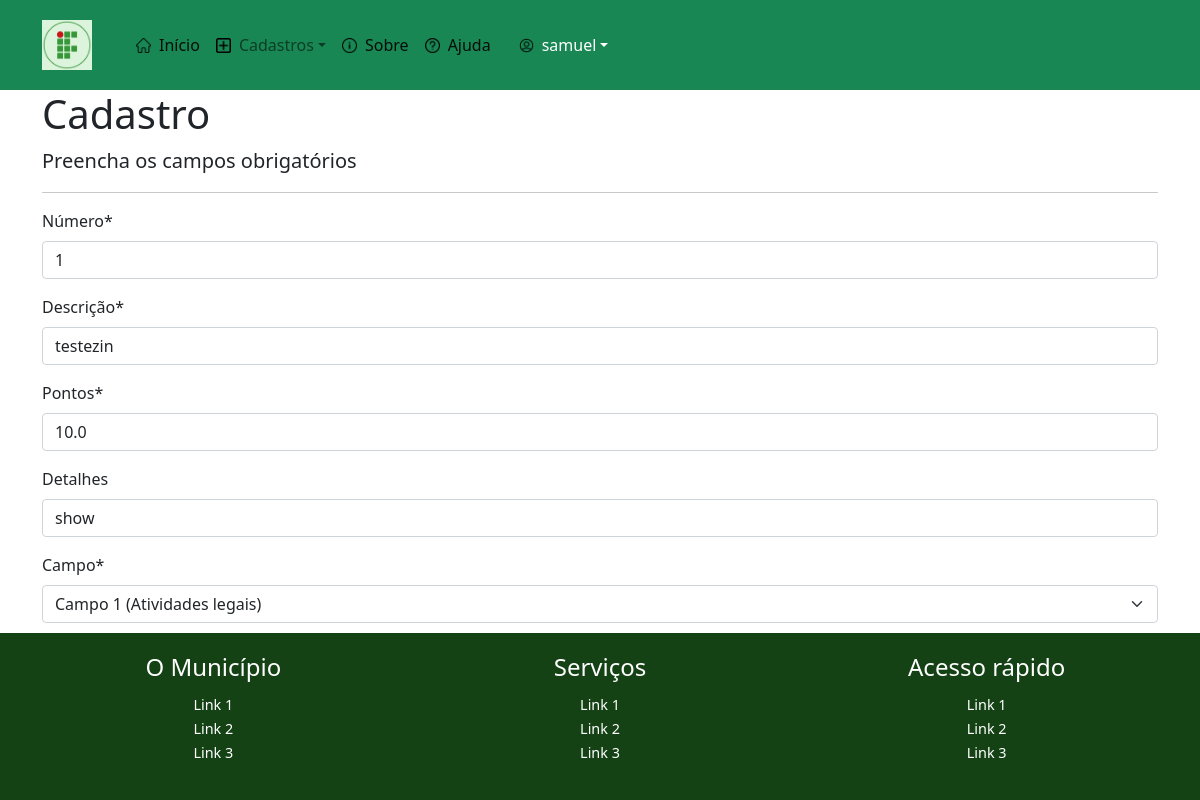
Screenshot of /editar/atividade/1 (signed in) with the database file from the repository.
### cadastros/models.py (models this page shows, shortened)
class Atividade(models.Model):
    numero= models.IntegerField(verbose_name="Número", unique=True)
    descricao= models.CharField(max_length=100, verbose_name="Descrição")
    pontos= models.DecimalField(decimal_places=1, max_digits=4)
    detalhes=models.CharField(max_length=50, null=True, blank=True)
    usuarios = models.ForeignKey(User, on_delete=models.PROTECT, null=True, blank=True)
    campo= models.ForeignKey(Campo, on_delete=models.PROTECT)

class Campo(models.Model):
    nome = models.CharField(max_length=50, unique=True)
    descricao = models.CharField(max_length=150, verbose_name="Descrição", null=True, blank=True)
    def __str__(self):
        return "{} ({})".format(self.nome, self.descricao)

### cadastros/views.py (the view)
# urls.py: path('editar/atividade/<int:pk>', AtividadeUpdate.as_view(),name='editar-atividade' ),
class AtividadeUpdate(LoginRequiredMixin, UpdateView):
        login_url = 'login'
        model=Atividade
        fields = ['numero','descricao', 'pontos', 'detalhes', 'campo']
        template_name='cadastros/form.html'
        success_url = reverse_lazy('listar-atividades')

### cadastros/templates/cadastros/form.html (shortened to what this page needs)
{% extends 'paginas/modelo.html' %}
{% load static %}
{% load crispy_forms_tags %}
{% block conteúdo %}
<div class="container">
    <h1>Cadastro</h1>
    <p class="lead">Preencha os campos obrigatórios</p>
<hr>
<form action="" method="POST">
        {{ form|crispy }}
    <button type="submit" class="btn btn-primary">Cadastrar</button>
</form>
</div>
{% endblock %}

### paginas/templates/paginas/modelo.html (shortened to what this page needs)
{% load static %}
<!DOCTYPE html>
<html lang="en">
<head>
    <link rel="stylesheet" href="https://stackpath.bootstrapcdn.com/bootstrap/5.0.0-alpha1/css/bootstrap.min.css">
    <link rel="stylesheet" href="{% static 'css/drop.css' %}">
</head>
<body>
    {% block menu %}
    <div class="bg-light">
        <nav class="navbar navbar-expand-sm navbar-light bg-success">
            <div class="container-fluid">
                <a class="navbar-brand" href="#"><img src="{% static 'img/logo redonda.png' %}" width="50"></a>
                <div class="collapse navbar-collapse" id="navbarID">
                    <div class="navbar-nav">
                        <a class="nav-link active d-flex align-items-center" aria-current="page" href="{% url 'inicio' %}">
                            <img src="{% static 'img/casa.png' %}" width="15" class="me-2">
                            <span>Início</span>
                        </a>
                        <div class="nav-item dropdown">
                            <a class="nav-link dropdown-toggle d-flex align-items-center" href="#" id="cadastrosDropdown" role="button" data-bs-toggle="dropdown" aria-expanded="false">
                                <img src="{% static 'img/adição.png' %}" width="15" class="me-2">
                                <span>Cadastros</span>
                            </a>
                        </div>
                        <a class="nav-link active d-flex align-items-center" aria-current="page" href="{% url 'sobre' %}">
                            <img src="{% static 'img/i.png' %}" width="15" class="me-2">
                            <span>Sobre</span>
                        </a>
                        <a class="nav-link active d-flex align-items-center" aria-current="page" href="#">
                            <img src="{% static 'img/interrogas.png' %}" width="15" class="me-2">
                            <span>Ajuda</span>
                        </a>
                    </div>
                    {% if request.user.is_authenticated %}
                    <div class="nav-item dropdown" style="float: right; margin-right: 20px;">
                        <a class="nav-link dropdown-toggle d-flex align-items-center" href="#" id="UsuarioDropdown" role="button" data-bs-toggle="dropdown" aria-expanded="false">
                            <img src="{% static 'img/user.png' %}" width="15" class="me-2">
                            <span>{{ request.user }}</span>
                        </a>
                    </div>
                    {% else %}
                    <a class="nav-link active d-flex align-items-center" aria-current="page" href="{% url 'login' %}">
                        <span>Login</span>
                    </a>
                    {% endif %}
                </div>
            </div>
        </nav>
    </div>
    {% endblock %}
    {% block conteúdo %}{% endblock %}
    {% block rodapé %}
    <footer style="background-color: #144214; color: white; padding: 20px; display: flex; justify-content: space-around; bottom: 0; width: 100%; position: fixed;">
        <div style="flex: 1; text-align: center;">
            <h4 style="margin-bottom: 10px;">O Município</h4>
            <ul style="list-style: none; padding: 0;">
                <li><a href="#" style="color: white; text-decoration: none; font-size: 0.9em;">Link 1</a></li>
                <li><a href="#" style="color: white; text-decoration: none; font-size: 0.9em;">Link 2</a></li>
                <li><a href="#" style="color: white; text-decoration: none; font-size: 0.9em;">Link 3</a></li>
            </ul>
        </div>
        <div style="flex: 1; text-align: center;">
            <h4 style="margin-bottom: 10px;">Serviços</h4>
            <ul style="list-style: none; padding: 0;">
                <li><a href="#" style="color: white; text-decoration: none; font-size: 0.9em;">Link 1</a></li>
                <li><a href="#" style="color: white; text-decoration: none; font-size: 0.9em;">Link 2</a></li>
                <li><a href="#" style="color: white; text-decoration: none; font-size: 0.9em;">Link 3</a></li>
            </ul>
        </div>
        <div style="flex: 1; text-align: center;">
            <h4 style="margin-bottom: 10px;">Acesso rápido</h4>
            <ul style="list-style: none; padding: 0;">
                <li><a href="#" style="color: white; text-decoration: none; font-size: 0.9em;">Link 1</a></li>
                <li><a href="#" style="color: white; text-decoration: none; font-size: 0.9em;">Link 2</a></li>
                <li><a href="#" style="color: white; text-decoration: none; font-size: 0.9em;">Link 3</a></li>
            </ul>
        </div>
    </footer>
    {% endblock %}
</body>
</html>

### static/css/drop.css (style rules this page uses)
.navbar { background-color: #4CAF50; padding: 10px; }
.navbar a { color: white; text-decoration: none; padding: 10px 20px; display: inline-block; }
.dropdown { position: relative; display: inline-block; }

### rows the page displays
Atividade: numero "1", descricao "testezin", pontos "10.0", detalhes "show", campo "Campo 1 (Atividades legais)"

### other values shown
{{ request.user }} "samuel"
